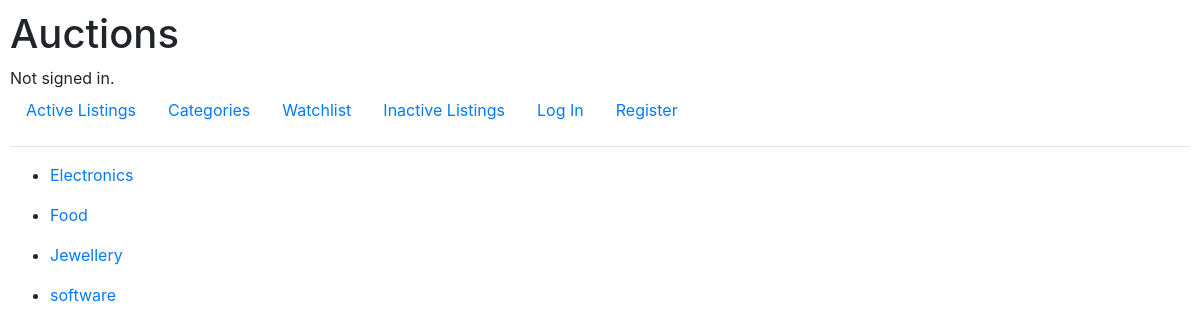
Page /categories/ on the committed database.
### auctions/models.py (models this page shows, shortened)
class Listing(models.Model):
    title = models.CharField(max_length=50)
    description = models.TextField()
    price = models.IntegerField()
    image = models.ImageField(upload_to='listing/')
    category = models.CharField(max_length=50, blank=True, null=True)
    created = models.DateTimeField(auto_now_add=True)
    closed = models.DateTimeField(blank=True, null=True)
    number_of_bids = models.IntegerField(default=0)
    is_active = models.BooleanField(default=True)
    winner = models.CharField(max_length=50, blank=True, null=True)
    owner = models.ForeignKey(User, on_delete=models.CASCADE)

### auctions/views.py (the view)
# urls.py: path("categories/", views.categories, name='categories'),
def categories(request):
    listings = []
    for listing in Listing.objects.all():
        if listing.category not in listings:
            listings.append(listing)
    context = {
        "listings": listings
    }
    return render(request, "auctions/categories.html", context)

### auctions/templates/auctions/categories.html (shortened to what this page needs)
{% extends 'auctions/layout.html' %}
{% block body %}
    {% for listing in listings %}
        <ul>
            <li><a href="{% url 'auctions:listing-detail' listing.id %}">{{listing.category}}</a></li>
        </ul>
    {% endfor %}
{% endblock %}

### auctions/static/auctions/styles.css (style rules this page uses)
body { padding: 10px; }

### rows in the picture
Listing: category "Electronics"
Listing: category "Food"
Listing: category "Jewellery"
Listing: category "software"
